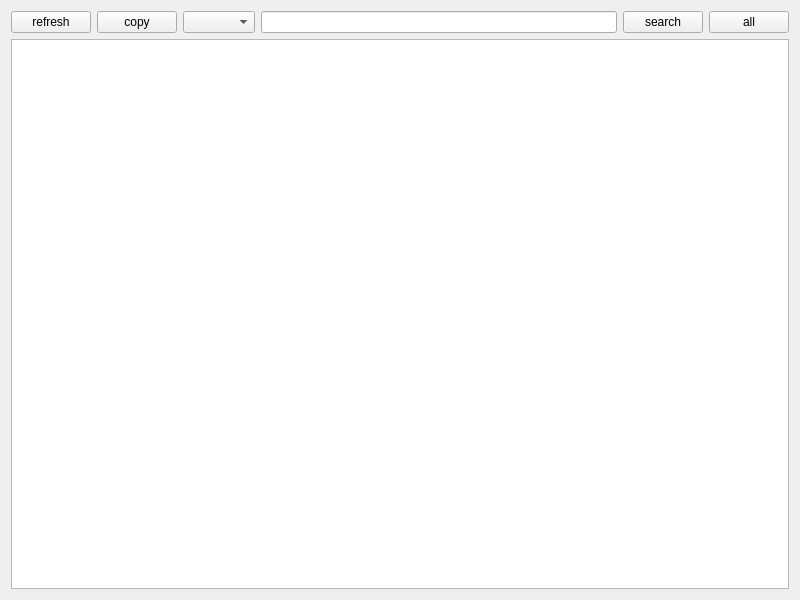
<?xml version="1.0" encoding="UTF-8"?>
<ui version="4.0">
 <class>QueryHistoryWidget</class>
 <widget class="QWidget" name="QueryHistoryWidget">
  <property name="geometry">
   <rect>
    <x>0</x>
    <y>0</y>
    <width>800</width>
    <height>600</height>
   </rect>
  </property>
  <property name="windowTitle">
   <string>Query history</string>
  </property>
  <layout class="QVBoxLayout" name="verticalLayout">
   <item>
    <layout class="QHBoxLayout" name="horizontalLayout">
     <item>
      <widget class="QPushButton" name="refresh">
       <property name="text">
        <string>refresh</string>
       </property>
      </widget>
     </item>
     <item>
      <widget class="QPushButton" name="copy">
       <property name="text">
        <string>copy</string>
       </property>
      </widget>
     </item>
     <item>
      <widget class="QComboBox" name="connectionName"/>
     </item>
     <item>
      <widget class="QLineEdit" name="filter"/>
     </item>
     <item>
      <widget class="QPushButton" name="search">
       <property name="text">
        <string>search</string>
       </property>
      </widget>
     </item>
     <item>
      <widget class="QPushButton" name="all">
       <property name="text">
        <string>all</string>
       </property>
      </widget>
     </item>
    </layout>
   </item>
   <item>
    <widget class="QTableView" name="tableView">
     <attribute name="horizontalHeaderStretchLastSection">
      <bool>true</bool>
     </attribute>
     <attribute name="verticalHeaderDefaultSectionSize">
      <number>40</number>
     </attribute>
    </widget>
   </item>
  </layout>
 </widget>
 <tabstops>
  <tabstop>refresh</tabstop>
  <tabstop>copy</tabstop>
  <tabstop>connectionName</tabstop>
  <tabstop>filter</tabstop>
  <tabstop>search</tabstop>
  <tabstop>all</tabstop>
  <tabstop>tableView</tabstop>
 </tabstops>
 <resources/>
 <connections/>
</ui>
